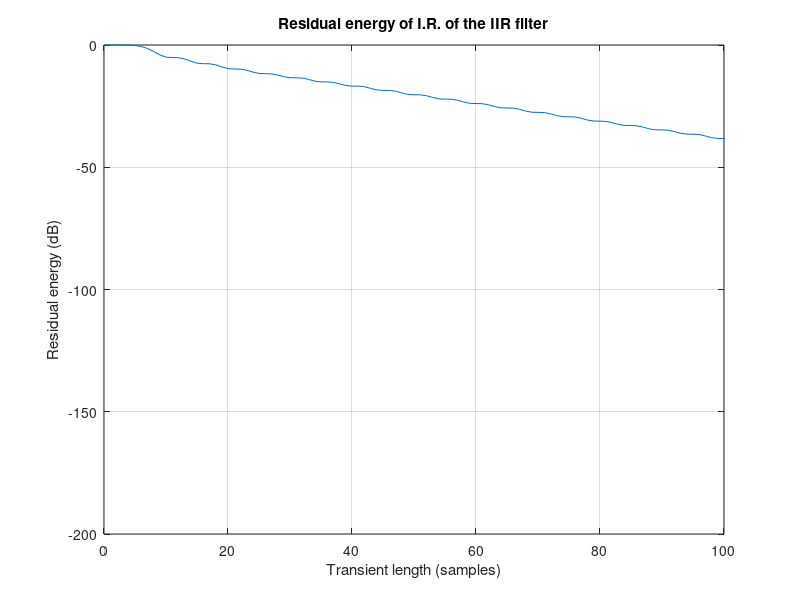
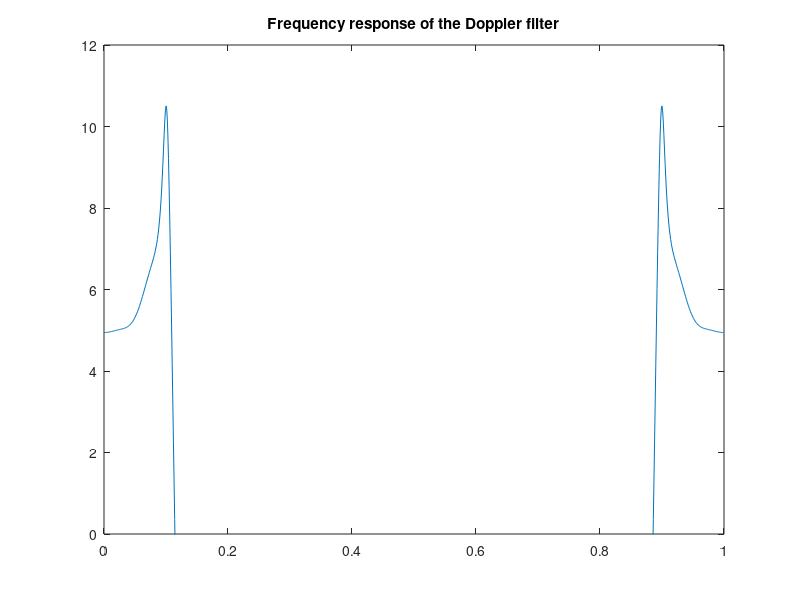
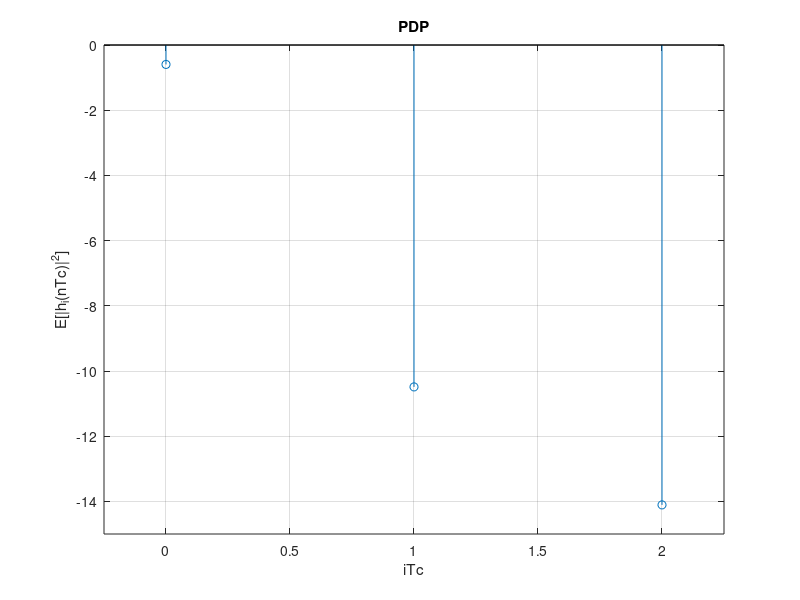

These figures' MATLAB source, in order: (Note: this script raises an error after producing the figures.)
%% Clear, initialize useful quantities
clear all
close all
clc

%% Data

% Sampling times
Tc = 1;     % This is the smallest time interval we want to simulate
T = 4*Tc;   % Time sampling interval of the input of the channel
Tq = Tc;    % Fundamental sampling time. This is the same as Tc
fd = 5*10^-3/T; % doppler spread
Tp = 1/10 * (1/fd) * Tq; % Sampling time used for filtering the white noise, 
% in order to apply Anastasopoulos and Chugg (1997) filter it must be Tp =
% 0.1

Kdb = 3; % 3 dB
K = 10^(Kdb/10);
% these are the coefficients proposed by the authors of anastchugg97
% snr and noise power
snr = 10; % db
snr_lin = 10^(snr/10);
sigma_w = 1/(T/Tc*snr); % the PN sequence has power 1

% Filter for doppler spectrum. The filter will have the
% classical Doppler spectrum in the frequency domain, with f_d * T = 5*10^-3
% By using the approach suggested in Anastasopoulos and Chugg (1997) we use an iir filter
% with known coefficients which is the convolution of a Cheby lowpass and a shaping filter.
a_dopp = [1, -4.4153, 8.6283, -9.4592, 6.1051, -1.3542, -3.3622, 7.2390, ...
    -7.9361, 5.1221, -1.8401, 2.8706e-1];
b_dopp = [1.3651e-4, 8.1905e-4, 2.0476e-3, 2.7302e-3, 2.0476e-3, 9.0939e-4, ...
    6.7852e-4, 1.3550e-3, 1.8076e-3, 1.3550e-3, 5.3726e-4, 6.1818e-5, -7.1294e-5, ...
    -9.5058e-5, -7.1294e-5, -2.5505e-5, 1.3321e-5, 4.5186e-5, 6.0248e-5, 4.5186e-5, ...
    1.8074e-5, 3.0124e-6];
% The energy needs to be normalized to 1
[h_dopp, ~] = impz(b_dopp, a_dopp);
hds_nrg = sum(h_dopp.^2);
b_dopp = b_dopp / sqrt(hds_nrg);
% Plot residual energy of IIR filter (determine transient)
[h_dopp, ~] = impz(b_dopp, a_dopp);
residual_nrg = sum(h_dopp.^2) - cumsum(h_dopp.^2);
plot(0:length(residual_nrg)-1, 10*log10(residual_nrg)), 
xlim([0 100]), grid on, box on, title('Residual energy of I.R. of the IIR filter')
xlabel('Transient length (samples)'), ylabel('Residual energy (dB)')
% Doppler filter shape
[Hf, f] = freqz(b_dopp, a_dopp, 1000, 'whole');
figure, plot(f/(2*pi), 20*log10(abs(Hf)))
ylim([0, 12])
title('Frequency response of the Doppler filter')

%% Display the PDP for the channel

% The PDP is the sampling of a continuous time exponential PDP with
% tau_rms / T = 0.3, so tau_rms / Tc = 1.2
% See 4.224 for reference
tau_rms = 0.3*T;  % Tc = 1, as it is the fundamental sampling time
N_h = 3; % as determined
tau = 0:Tc:N_h-1;
M_iTc = 1/tau_rms * exp(-tau/tau_rms); % 
C = sqrt(K/(K+1));
% normalize pdp: it must be sum(E[|htilde_i|^2]) = 1 - C^2
M_iTc = M_iTc.*(1-C^2)/sum(M_iTc);
M_d = sum(M_iTc);

pdp = M_iTc;
% add LOS component power
pdp(1) = pdp(1) + C^2;
pdp_log = 10*log10(pdp); 

% plot the normalised PDP
figure, stem(tau, pdp_log), title('PDP'), xlabel('iTc'), ylabel('E[|h_i(nTc)|^2]');
grid on;
axis([-0.25 2.25 -15 0]), ax = gca; ax.XTick = 0:2;
legend('PDP', 'Location', 'SouthWest')



%% Generation of impulse responses
h_samples_needed = 200000 + ceil(Tp/Tc*length(h_dopp)); % Some will be dropped because of transient, since
% enough time, memory and computational power are available 
w_samples_needed = ceil(h_samples_needed / Tp);
% The filter is IIR, from Anastasopoulos and Chugg (1997) it appears that 
% the effect of the transient is present in about 2000 samples for an interpolation
% factor Q = 100. This model uses Q = 80, since memory and computational power
% are not an issue, in order to be conservative it drops 80*length(h_dopp) samples. 
transient = ceil(Tp/Tc*length(h_dopp));
h_mat = zeros(N_h, h_samples_needed - transient);
for ray = 1:N_h
    % Generate complex-valued Gaussian white noise with zero mean and unit variance
    w = wgn(w_samples_needed,1,0,'complex');
    %fprintf('variance of white noise=%d \n', var(w))
    
    hprime = filter(b_dopp, a_dopp, w);
    %fprintf('h%d before interpolation has mean %d and variance %d  \n', ray, mean(hprime), var(hprime));
    
    % Interpolation
    t = 1:length(hprime);
    t_fine = Tq/Tp:Tq/Tp:length(hprime);
    
    h_fine = interp1(t, hprime, t_fine, 'spline');
    %fprintf('h%d after interpolation has mean %d and variance %d  \n', ray, mean(h_fine), var(h_fine));
    % Drop the transient
    h_mat(ray, :) = h_fine(transient+1:end);
end

% Energy scaling
for k = 1:N_h
    h_mat(k, :) = h_mat(k, :)*sqrt(M_iTc(k));
end

% Only for LOS component
h_mat(1, :) = h_mat(1, :) + C;

%% Show the behavior of |g_1(nTc)| for n = 0:1999, dropping the transient

figure, hold on
plot(0:1999, abs(h_mat(2, 1:2000).'))
grid on, box on, xlabel('nT_c'), ylabel('|h_1(nT_c)|')
title('|h_1(nT_C)|')


%% Show all |g_i|'s

figure, hold on
plot(0:9999, 20*log10(abs(h_mat(:, 1:10000).')))
grid on, box on, xlabel('Time samples'), ylabel('|h_i(nT_C)|_{dB}')
legend('h_0', 'h_1', 'h_2'), ylim([-40 10])
title('|h_i|')

% g_mean = mean(g_mat(:, 1:5000).');
% g_var = 10*log10(var(g_mat(:, :).'));

%% Histogram of g_1

% Plot of the required histogram
figure, histogram(abs(h_mat(2, 1:1000)).'/sqrt(M_iTc(2)), 100, 'Normalization','pdf', 'DisplayStyle', 'stairs');
title('Experimental PDF from 1000 samples of |h_1|/sqrt(E[|h_1|^2])')

% This plot can be used to explain that because of the correlation we can't
% get a nice pdf (too little samples, correlation in peaks)
figure, 
subplot 211
histogram(abs(h_mat(2, 1:1000).'), 100, 'Normalization','pdf', 'DisplayStyle', 'stairs');
title('1000 samples of |h_1|')
subplot 212
plot(0:999, abs(h_mat(2, 1:1000).'));
title('Realization of h_1 over which the histogram is computed');

% Here we show that the experimental PDF gets better with more samples
figure
subplot 211
histogram(abs(h_mat(2, 1: 10000).')/sqrt(M_iTc(2)), 20,'Normalization','pdf', 'DisplayStyle', 'stairs')
title('10000 samples of |h_1|')
hold on
a = 0:0.01:3;
plot(a, 2.*a.*exp(-a.^2), 'LineWidth', 1.5);  % Theoretical PDF (page 308, BC)
hold off
legend('h1', 'Rayleigh pdf');
subplot 212
histogram(abs(h_mat(2, 1: 100000).')/sqrt(M_iTc(2)), 20,'Normalization','pdf', 'DisplayStyle', 'stairs')
title('100000 samples of |h_1|')
hold on
a = 0:0.01:3;
plot(a, 2.*a.*exp(-a.^2), 'LineWidth', 1.5);  % Theoretical PDF (page 308, BC)
hold off
legend('h1', 'Rayleigh pdf');

%% Histograms of g_1 in subsequent disjoint intervals
% The variability shows that these intervals of 1000 samples are too small.
% Looking at |g1| in one of these intervals, we observe that this quantity
% has an oscillatory trend. In fact, g1(nTc) for different n's are
% identically distributed rv's, but they are not independent. Whenever
% there is a peak (max or min), the values of g1 for consecutive
% time instants are similar, therefore they build up on the histogram,
% showing a small number of peaks in the histogram itself. These peaks are
% the values of g1 around the instants nTc in which it has a local max or min.
% If we take a sufficiently large time window, the number of maxima and
% minima increases, and they can be considered independent if they are
% enough (?).
% Considering two different realizations of the channel impulse response,
% two samples of g1 at the same time (taken from these two realizations)
% are not only identically distributed, but also independent. Therefore
% with as little as 1000 such samples we observe a distribution very close
% to a Rayleigh distribution, as we expect from our model.

% Uncomment the following code to see that variability

% figure
% width = 1000;
% for i = 0:9
%     histogram(abs(h_mat(2, (i*width + 1):((i+1)*width)).')/sqrt(pdp_gauss(2)), 100)
%     axis([0 2.5 0 0.05*width])
%     pause
% end

%% Autocorrelation of g_1

begin = 1;
end_factor = 0.2;
h1_temp = h_mat(2, begin:end*end_factor).';
N_corr = 4000; %floor(length(g1_temp/10)); % there are lot of samples!

autoc_1_intime = autocorrelation(h1_temp, N_corr);
z = (0:length(autoc_1_intime)-1)*2*pi*fd; %support for bessel function, LAG not actual time
M_1 = autoc_1_intime(1); %stat power of g_1 over the considered support in time
bess = besselj(0, z); %bessel function of order 0

figure, plot(real(autoc_1_intime)), hold on, plot(bess*M_1)
legend('Real(r_g(\Delta t))', 'Bessel function, first type, order 0')
title('Autoc from t=0')

begin = 30000;
end_factor = 0.5;
h1_temp = h_mat(2, begin:end*end_factor).';
N_corr = 4000; %floor(length(g1_temp/10)); % there are lot of samples!

autoc_1_intime = autocorrelation(h1_temp, N_corr);
z = (0:length(autoc_1_intime)-1)*2*pi*fd;
M_1 = autoc_1_intime(1);
bess = besselj(0, z);

figure, plot(real(autoc_1_intime)), hold on, plot(bess*M_1)
legend('Real(r_h(\Delta t))', 'Bessel function, first type, order 0')
title(sprintf('Autoc from t=%d', begin))


%% Simulation

rng('default') % for reproducibility
numexp = 1000;
h_1 = zeros(numexp, 1);
for k = 1:numexp
    disp(k)
    w = wgn(w_samples_needed,1,0,'complex');
    
    hprime = filter(b_dopp, a_dopp, w);
    
    % Interpolation
    t = 1:length(hprime);
    t_fine = Tq/Tp:Tq/Tp:length(hprime);
    
    h_fine = interp1(t, hprime, t_fine, 'spline');
    
    % Drop the transient
    h_notrans = h_fine(50000:end);
    
    % Energy scaling
    h_1(k) = h_notrans(152);  % it should be multiplied by sqrt(pdp(2)) but since
    % for the histogram it is required to divide for the same factor then
    % we drop this computation to save computational time
end

figure, 
histogram(abs(h_1), 20, 'Normalization','pdf', 'DisplayStyle', 'stairs')
title('|h1(151T_C)| over 1000 realizations vs Rayleigh pdf')
hold on
a = 0:0.01:3;
plot(a, 2.*a.*exp(-a.^2), 'LineWidth', 1.5);  % Theoretical PDF (page 308, BC)
hold off
legend('h1', 'Rayleigh pdf');
